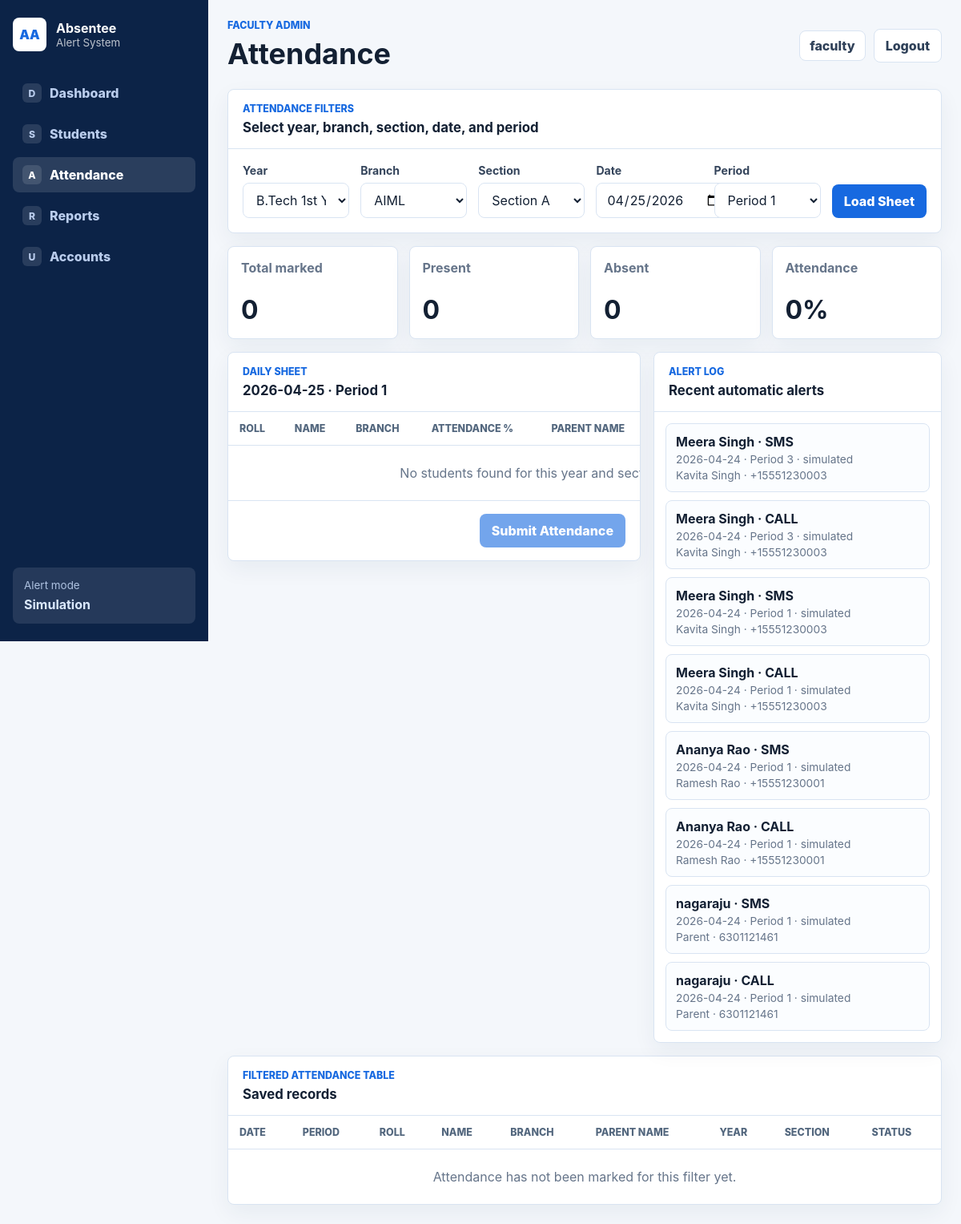
The app's page /attendance (signed in) with its own data.
### tables this page shows
CREATE TABLE users (
                id INTEGER PRIMARY KEY AUTOINCREMENT,
                username TEXT NOT NULL UNIQUE,
                password TEXT NOT NULL,
                role TEXT NOT NULL CHECK(role IN ('faculty', 'student')),
                student_id INTEGER UNIQUE,
                created_at TEXT NOT NULL DEFAULT CURRENT_TIMESTAMP,
                FOREIGN KEY(student_id) REFERENCES students(id) ON DELETE CASCADE
            );

CREATE TABLE alerts (
                id INTEGER PRIMARY KEY AUTOINCREMENT,
                student_id INTEGER NOT NULL,
                attendance_id INTEGER,
                date TEXT NOT NULL,
                period INTEGER NOT NULL,
                channel TEXT NOT NULL CHECK(channel IN ('sms', 'call')),
                status TEXT NOT NULL,
                message TEXT NOT NULL,
                provider_response TEXT,
                created_at TEXT NOT NULL DEFAULT CURRENT_TIMESTAMP,
                FOREIGN KEY(student_id) REFERENCES students(id) ON DELETE CASCADE,
                FOREIGN KEY(attendance_id) REFERENCES attendance(id) ON DELETE SET NULL
            );

CREATE TABLE students (
                id INTEGER PRIMARY KEY AUTOINCREMENT,
                name TEXT NOT NULL,
                roll TEXT NOT NULL UNIQUE,
                "class" INTEGER NOT NULL,
                section INTEGER NOT NULL,
                parent_phone TEXT NOT NULL,
                created_at TEXT NOT NULL DEFAULT CURRENT_TIMESTAMP, branch TEXT NOT NULL DEFAULT 'CSE', parent_name TEXT NOT NULL DEFAULT 'Parent',
                FOREIGN KEY("class") REFERENCES classes(id) ON DELETE RESTRICT,
                FOREIGN KEY(section) REFERENCES sections(id) ON DELETE RESTRICT
            );

### app.py (the view)
@app.route("/attendance")
@login_required("faculty")
def attendance():
    attendance_date = request.args.get("date", date.today().isoformat())
    if not valid_date(attendance_date):
        flash("Date must be valid.", "error")
        attendance_date = date.today().isoformat()
    period = request.args.get("period", default=1, type=int)
    if period not in PERIODS:
        period = 1
    with get_db() as conn:
        class_id, branch, section_id = selected_or_default(conn)
        classes = get_classes(conn)
        branches = get_branches(conn)
        sections = get_sections(conn, class_id)
        students_for_section = get_students(conn, class_id, section_id, branch) if class_id and section_id and branch else []
        attendance_map = (
            get_attendance_map(conn, class_id, section_id, attendance_date, period)
            if class_id and section_id
            else {}
        )
        table_rows = get_attendance_rows(conn, class_id, section_id, branch, attendance_date)
        summary = attendance_summary(conn, class_id, section_id, branch, attendance_date)
        alerts = get_recent_alerts(conn, 8)
    return render_template(
        "attendance.html",
        classes=classes,
        branches=branches,
        sections=sections,
        selected_class_id=class_id,
        selected_branch=branch,
        selected_section_id=section_id,
        selected_date=attendance_date,
        selected_period=period,
        periods=list(PERIODS),
        students=students_for_section,
        attendance_map=attendance_map,
        table_rows=table_rows,
        summary=summary,
        alerts=alerts,
    )

### app.py (called while the page is built, shortened)
def get_db() -> sqlite3.Connection:
    conn = sqlite3.connect(DB_PATH)
    conn.row_factory = sqlite3.Row
    conn.execute("PRAGMA foreign_keys = ON")
    return conn

def rows_to_dicts(rows: list[sqlite3.Row]) -> list[dict[str, Any]]:
    return [dict(row) for row in rows]

def current_user() -> dict[str, Any] | None:
    user_id = session.get("user_id")
    if not user_id:
        return None
    with get_db() as conn:
        user = conn.execute(
            "SELECT id, username, role, student_id FROM users WHERE id = ?",
            (user_id,),
        ).fetchone()
    if not user:
        session.clear()
        return None
    return dict(user)

def login_required(role: str | None = None):
    def decorator(view):
        @wraps(view)
        def wrapped(*args, **kwargs):
            user = current_user()
            if not user:
                flash("Please log in to continue.", "error")
                return redirect(url_for("login", role=role or "faculty"))
            if role and user["role"] != role:
                flash("You do not have access to that page.", "error")
                return redirect(url_for("home"))
            return view(*args, **kwargs)
        return wrapped
    return decorator

def valid_date(value: str) -> bool:
    try:
        date.fromisoformat(value)
        return True
    except ValueError:
        return False

def get_classes(conn: sqlite3.Connection) -> list[dict[str, Any]]:
    return rows_to_dicts(
        conn.execute("SELECT id, name, year FROM classes ORDER BY year").fetchall()
    )

def get_sections(conn: sqlite3.Connection, class_id: int | None = None) -> list[dict[str, Any]]:
    if class_id:
        rows = conn.execute(
            """
            SELECT sec.id, sec.class_id, sec.section_name, cls.name AS class_name, cls.year
            FROM sections sec
            JOIN classes cls ON cls.id = sec.class_id
            WHERE sec.class_id = ?
            ORDER BY sec.section_name
            """,
            (class_id,),
        ).fetchall()
    return rows_to_dicts(rows)

def get_branches(conn: sqlite3.Connection) -> list[dict[str, Any]]:
    return rows_to_dicts(
        conn.execute("SELECT id, branch_name FROM branches ORDER BY branch_name").fetchall()
    )

def branch_names(conn: sqlite3.Connection) -> set[str]:
    return {row["branch_name"] for row in conn.execute("SELECT branch_name FROM branches").fetchall()}

def alert_mode() -> str:
    return "Live Twilio" if twilio_ready() else "Simulation"

### templates/attendance.html (shortened to what this page needs)
<!doctype html>
<html lang="en">
  <head>
    <link rel="stylesheet" href="{{ url_for('static', filename='style.css') }}">
  </head>
  <body>
    <div class="app-shell">
      <aside class="sidebar">
        <a class="brand-lockup compact" href="{{ url_for('faculty_dashboard') }}">
          <span class="brand-mark">AA</span>
          <span>
            <strong>Absentee</strong>
            <small>Alert System</small>
          </span>
        </a>
        <nav class="sidebar-nav">
          <a href="{{ url_for('faculty_dashboard') }}"><span class="nav-icon">D</span>Dashboard</a>
          <a href="{{ url_for('students') }}"><span class="nav-icon">S</span>Students</a>
          <a class="active" href="{{ url_for('attendance') }}"><span class="nav-icon">A</span>Attendance</a>
          <a href="{{ url_for('reports') }}"><span class="nav-icon">R</span>Reports</a>
          <a href="{{ url_for('accounts') }}"><span class="nav-icon">U</span>Accounts</a>
        </nav>
        <div class="mode-card">
          <span>Alert mode</span>
          <strong>{{ alert_mode }}</strong>
        </div>
      </aside>
      <main class="main-content">
        <header class="topbar">
          <div>
            <p class="eyebrow">Faculty Admin</p>
            <h1>Attendance</h1>
          </div>
          <div class="topbar-actions">
            <span class="user-chip">{{ current_user.username }}</span>
            <a class="btn ghost" href="{{ url_for('logout') }}">Logout</a>
          </div>
        </header>
        <section class="panel">
          <div class="panel-title">
            <div>
              <p>Attendance filters</p>
              <h2>Select year, branch, section, date, and period</h2>
            </div>
          </div>
          <form class="filter-grid" method="get">
            <label>
              <span>Year</span>
              <select name="class_id">
                {% for cls in classes %}
                  <option value="{{ cls.id }}" {% if selected_class_id == cls.id %}selected{% endif %}>{{ cls.name }}</option>
                {% endfor %}
              </select>
            </label>
            <label>
              <span>Branch</span>
              <select name="branch">
                {% for branch in branches %}
                  <option value="{{ branch.branch_name }}" {% if selected_branch == branch.branch_name %}selected{% endif %}>{{ branch.branch_name }}</option>
                {% endfor %}
              </select>
            </label>
            <label>
              <span>Section</span>
              <select name="section_id">
                {% for section in sections %}
                  <option value="{{ section.id }}" {% if selected_section_id == section.id %}selected{% endif %}>Section {{ section.section_name }}</option>
                {% endfor %}
              </select>
            </label>
            <label>
              <span>Date</span>
              <input type="date" name="date" value="{{ selected_date }}">
            </label>
            <label>
              <span>Period</span>
              <select name="period">
                {% for period in periods %}
                  <option value="{{ period }}" {% if selected_period == period %}selected{% endif %}>Period {{ period }}</option>
                {% endfor %}
              </select>
            </label>
            <button class="btn primary" type="submit">Load Sheet</button>
          </form>
        </section>
        <section class="metric-grid compact-grid">
          <article class="metric-card">
            <span>Total marked</span>
            <strong>{{ summary.total }}</strong>
          </article>
          <article class="metric-card">
            <span>Present</span>
            <strong>{{ summary.present }}</strong>
          </article>
          <article class="metric-card">
            <span>Absent</span>
            <strong>{{ summary.absent }}</strong>
          </article>
          <article class="metric-card">
            <span>Attendance</span>
            <strong>{{ summary.percentage }}%</strong>
          </article>
        </section>
        <section class="two-column align-start">
          <article class="panel">
            <div class="panel-title">
              <div>
                <p>Daily sheet</p>
                <h2>{{ selected_date }} · Period {{ selected_period }}</h2>
              </div>
            </div>
            <form method="post" action="{{ url_for('mark_attendance') }}">
              <div class="table-wrap">
                <table>
                  <thead>
                    <tr>
                      <th>Roll</th>
                      <th>Name</th>
                      <th>Branch</th>
                      <th>Attendance %</th>
                      <th>Parent Name</th>
                    </tr>
                  </thead>
                  <tbody>
                    {% for student in students %}
                      {% set status = attendance_map.get(student.id, "Present") %}
                      <tr>
                        <td>{{ student.roll }}</td>
                        <td>{{ student.name }}</td>
                        <td>{{ student.branch }}</td>
                        <td><strong>{{ student.attendance_percentage }}%</strong></td>
                        <td>{{ student.parent_name }}</td>
                        <td>{{ student.parent_phone }}</td>
                        <td>
                          <div class="radio-pair">
                            <label>
                              <input type="radio" name="status_{{ student.id }}" value="Present" {% if status == "Present" %}checked{% endif %}>
                              <span>Present</span>
                            </label>
                            <label>
                              <input type="radio" name="status_{{ student.id }}" value="Absent" {% if status == "Absent" %}checked{% endif %}>
                              <span>Absent</span>
                            </label>
                          </div>
                        </td>
                      </tr>
                    {% else %}
                      <tr><td colspan="7" class="empty-cell">No students found for this year and section.</td></tr>
                    {% endfor %}
                  </tbody>
                </table>
              </div>
              <div class="panel-actions">
                <button class="btn primary" type="submit" {% if not students %}disabled{% endif %}>Submit Attendance</button>
              </div>
            </form>
          </article>
          <aside class="panel">
            <div class="panel-title">
              <div>
                <p>Alert log</p>
                <h2>Recent automatic alerts</h2>
              </div>
            </div>
            {% if alerts %}
              <div class="activity-list">
                {% for alert in alerts %}
                  <div class="activity-item">
                    <strong>{{ alert.name }} · {{ alert.channel|upper }}</strong>
                    <span>{{ alert.date }} · Period {{ alert.period }} · {{ alert.status }}</span>
                    <small>{{ alert.parent_name }} · {{ alert.parent_phone }}</small>
                  </div>
                {% endfor %}
              </div>
            {% else %}
              <div class="empty-state">No absence alerts have been logged yet.</div>
            {% endif %}
          </aside>
        </section>
        <section class="panel">
          <div class="panel-title">
            <div>
              <p>Filtered attendance table</p>
              <h2>Saved records</h2>
            </div>
          </div>
          <div class="table-wrap">
            <table>
              <thead>
                <tr>
                  <th>Date</th>
                  <th>Period</th>
                    <th>Roll</th>
                    <th>Name</th>
                    <th>Branch</th>
                    <th>Parent Name</th>
                    <th>Year</th>
                    <th>Section</th>
                    <th>Status</th>
                </tr>
              </thead>
              <tbody>
                {% for row in table_rows %}
                  <tr>
                    <td>{{ row.date }}</td>
                    <td>{{ row.period }}</td>
                    <td>{{ row.roll }}</td>
                    <td>{{ row.name }}</td>
                    <td>{{ row.branch }}</td>
                    <td>{{ row.parent_name }}</td>
                    <td>{{ row.class_name }}</td>
                    <td>{{ row.section_name }}</td>
                    <td><span class="status {{ row.status|lower }}">{{ row.status }}</span></td>
                  </tr>
                {% else %}
                  <tr><td colspan="9" class="empty-cell">Attendance has not been marked for this filter yet.</td></tr>
                {% endfor %}
              </tbody>
            </table>
          </div>
        </section>
      </main>
    </div>
  </body>
</html>

### records on screen
users: username "faculty"
alerts: name "Meera Singh", channel "SMS", date "2026-04-24", period "3", status "simulated", parent_name "Kavita Singh", parent_phone "+15551230003"
alerts: name "Meera Singh", channel "CALL", date "2026-04-24", period "3", status "simulated", parent_name "Kavita Singh", parent_phone "+15551230003"
alerts: name "Meera Singh", channel "SMS", date "2026-04-24", period "1", status "simulated", parent_name "Kavita Singh", parent_phone "+15551230003"
alerts: name "Meera Singh", channel "CALL", date "2026-04-24", period "1", status "simulated", parent_name "Kavita Singh", parent_phone "+15551230003"
alerts: name "Ananya Rao", channel "SMS", date "2026-04-24", period "1", status "simulated", parent_name "Ramesh Rao", parent_phone "+15551230001"
alerts: name "Ananya Rao", channel "CALL", date "2026-04-24", period "1", status "simulated", parent_name "Ramesh Rao", parent_phone "+15551230001"
alerts: name "nagaraju", channel "SMS", date "2026-04-24", period "1", status "simulated", parent_name "Parent", parent_phone "6301121461"
alerts: name "nagaraju", channel "CALL", date "2026-04-24", period "1", status "simulated", parent_name "Parent", parent_phone "6301121461"

### other values on screen
{{ alert_mode }} "Simulation"
{{ summary.total }} "0"
{{ summary.present }} "0"
{{ summary.absent }} "0"
{{ summary.percentage }} "0"
{{ selected_date }} "2026-04-25"
{{ selected_period }} "1"
form field class_id "B.Tech 1st Year"
form field branch "AIML"
